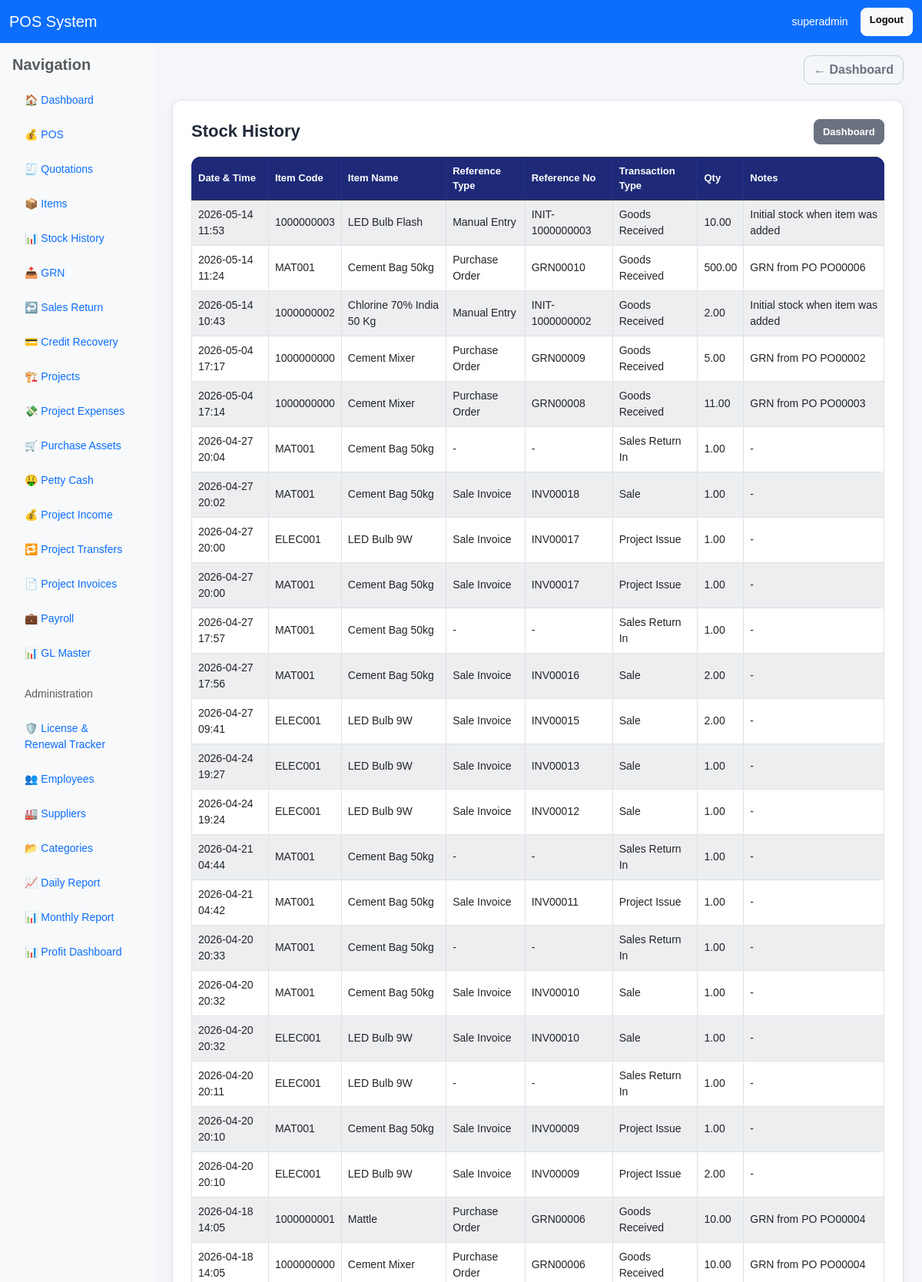
Screenshot of /stock-history/ (signed in, upper part) with the database file from the repository.
### pos/models.py (models this page shows, shortened)
class StockTransaction(models.Model):
    TRANSACTION_TYPES = [
        ("sale", "Sale"),
        ("return_in", "Sales Return In"),
        ("project_issue", "Project Issue"),
        ("grn", "Goods Received"),
        ("adjustment_in", "Adjustment In"),
        ("adjustment_out", "Adjustment Out"),
    ]
    REFERENCE_TYPES = [
        ("sale", "Sale Invoice"),
        ("return", "Sales Return"),
        ("po", "Purchase Order"),
        ("manual", "Manual Entry"),
        ("project", "Project Issue"),
    ]
    item = models.ForeignKey(
        "Item",
        on_delete=models.CASCADE,
        related_name="stock_transactions"
    )
    transaction_type = models.CharField(max_length=30, choices=TRANSACTION_TYPES)
    qty = models.DecimalField(max_digits=12, decimal_places=2, default=0)
    reference_type = models.CharField(max_length=20, choices=REFERENCE_TYPES, blank=True, null=True)
    reference_no = models.CharField(max_length=50, blank=True, null=True)
    notes = models.TextField(blank=True, null=True)
    created_by = models.ForeignKey(
        User,
        on_delete=models.SET_NULL,
        null=True,
        blank=True,
        related_name="stock_transactions"
    )
    created_at = models.DateTimeField(auto_now_add=True)
    class Meta:
        ordering = ["created_at", "id"]

class Item(models.Model):
    ITEM_TYPE_CHOICES = [
        ("retail", "Retail"),
        ("project", "Project"),
        ("service", "Service"),
    ]
    item_code = models.CharField(max_length=50, unique=True)
    name = models.CharField(max_length=255)
    category = models.ForeignKey(
        "Category",
        on_delete=models.SET_NULL,
        null=True,
        blank=True
    )
    supplier = models.ForeignKey(
        "Supplier",
        on_delete=models.SET_NULL,
        null=True,
        blank=True
    )
    unit = models.CharField(max_length=30, default="pcs")
    cost_price = models.DecimalField(max_digits=12, decimal_places=2, default=0)
    selling_price = models.DecimalField(max_digits=12, decimal_places=2, default=0)
    stock = models.DecimalField(max_digits=12, decimal_places=2, default=0)
    purchase_date = models.DateField(blank=True, null=True)
    item_type = models.CharField(max_length=20, choices=ITEM_TYPE_CHOICES, default="retail")
    is_service = models.BooleanField(default=False)
    allow_discount = models.BooleanField(default=True)
    max_discount_value = models.DecimalField(max_digits=12, decimal_places=2, default=0)
    reorder_level = models.DecimalField(max_digits=12, decimal_places=2, default=0)
    warranty_days = models.PositiveIntegerField(default=0)
    retail_gl_account = models.ForeignKey(
        "GLMaster",
        on_delete=models.SET_NULL,
        null=True,
        blank=True,
        related_name="retail_items"
    )
    cost_gl_account = models.ForeignKey(
        "GLMaster",
        on_delete=models.SET_NULL,
        null=True,
        blank=True,
        related_name="cost_items"
    )
    is_active = models.BooleanField(default=True)
    updated_by = models.ForeignKey(
        User,
        on_delete=models.SET_NULL,
        null=True,
        blank=True,
        related_name="updated_items"
    )
    created_at = models.DateTimeField(auto_now_add=True)
    class Meta:
        ordering = ["name"]

### pos/views.py (the view, shortened to what this page needs)
# urls.py: path('stock-history/', views.stock_history, name='stock_history'),
@user_passes_test(can_manage_items)
def stock_history(request):
    item_id = request.GET.get("item_id")
    rows = StockTransaction.objects.select_related("item").order_by("-created_at")
    return render(request, "pos/stock_history.html", {"rows": rows})

### pos/views.py (called while the page is built)
def is_owner(user):
    return user.is_superuser or user.groups.filter(name__iexact="Owner").exists()

def can_manage_items(user):
    return is_owner(user) or is_manager(user) or is_clerk(user)

### pos/templates/pos/stock_history.html (shortened to what this page needs)
{% extends "base.html" %}
{% block content %}
<div class="card p-3 p-md-4">
    <div class="app-card-header">
        <h4 class="app-page-title">Stock History</h4>
        <div>
            <a href="{% url 'dashboard' %}" class="btn btn-secondary btn-sm">Dashboard</a>
        </div>
    </div>
    <div class="table-responsive">
        <table class="table table-bordered table-striped bg-white align-middle">
            <thead class="table-dark">
                <tr>
                    <th>Date & Time</th>
                    <th>Item Code</th>
                    <th>Item Name</th>
                    <th>Reference Type</th>
                    <th>Reference No</th>
                    <th>Transaction Type</th>
                    <th>Qty</th>
                    <th>Notes</th>
                </tr>
            </thead>
            <tbody>
                {% for row in rows %}
                <tr>
                    <td>{{ row.created_at|date:"Y-m-d H:i" }}</td>
                    <td>{{ row.item.item_code }}</td>
                    <td>{{ row.item.name }}</td>
                    <td>{{ row.get_reference_type_display|default:"-" }}</td>
                    <td>{{ row.reference_no|default:"-" }}</td>
                    <td>{{ row.get_transaction_type_display }}</td>
                    <td>{{ row.qty }}</td>
                    <td>{{ row.notes|default:"-" }}</td>
                </tr>
                {% empty %}
                <tr>
                    <td colspan="8" class="text-center">No stock history found</td>
                </tr>
                {% endfor %}
            </tbody>
        </table>
    </div>
</div>
{% endblock %}

### pos/templates/includes/navbar.html
<nav class="navbar navbar-expand-lg navbar-dark bg-primary">
    <div class="container-fluid">
        <a class="navbar-brand" href="{% url 'dashboard' %}">POS System</a>
        <div class="d-flex ms-auto">
            {% if request.user.is_authenticated %}
                <span class="navbar-text text-white me-3">
                    {{ request.user.username }}
                </span>
                <a href="{% url 'logout' %}" class="btn btn-light btn-sm">Logout</a>
            {% endif %}
        </div>
    </div>
</nav>

### static/css/app.css (style rules this page uses)
:root { --app-bg: #f4f6f9; --card-bg: #ffffff; --border-color: #dfe3ea; --text-main: #1f2937; --text-muted: #6b7280; --brand: #1e2a78; --brand-dark: #182260; --brand-soft: #eef2ff; --success-soft: #eaf7ee; --danger-soft: #fdecec; --warning-soft: #fff7e6; --shadow-soft: 0 2px 10px rgba(15, 23, 42, 0.06); --shadow-medium: 0 6px 18px rgba(15, 23, 42, 0.08); --radius: 12px; --pi-dark: #16384b; --pi-dark-2: #20495e; --pi-teal: #1fb6be; --pi-teal-2: #28c7cd; --pi-soft: #eef8f8; --pi-border: #cfe5e7; }
html, body { margin: 0; padding: 0; }
body.app-body { background: var(--app-bg); color: var(--text-main); font-size: 14px; font-family: Arial, sans-serif; }
.container, .container-fluid { width: 100%; }
.app-card, .card { border: 1px solid var(--border-color); border-radius: var(--radius); box-shadow: var(--shadow-soft); background: var(--card-bg); }
.app-card-header { display: flex; justify-content: space-between; align-items: center; gap: 12px; margin-bottom: 16px; flex-wrap: wrap; }
.app-page-title, h4, h5 { color: var(--text-main); font-weight: 700; margin: 0; }
.app-page-title { font-size: 22px; }
.btn { border-radius: 10px; font-weight: 600; transition: all 0.18s ease; }
.btn-sm { border-radius: 8px; font-size: 13px; padding: 0.35rem 0.7rem; }
.btn-secondary { background: #6b7280; border-color: #6b7280; color: #fff; }
.table { margin-bottom: 0; }
.table-responsive { border-radius: 12px; }
.table thead th, .table-dark th { background: var(--brand) !important; color: #fff !important; border-color: #22318b !important; font-size: 13px; font-weight: 700; vertical-align: middle; }
.table td, .table th { vertical-align: middle; }
.table-striped > tbody > tr:nth-of-type(odd) > * { background-color: #fafbfd; }

### rows the page displays
StockTransaction: created_at "2026-05-14 11:53", item.item_code "1000000003", item.name "LED Bulb Flash", reference_type "Manual Entry", reference_no "INIT-1000000003", transaction_type "Goods Received", qty "10.00", notes "Initial stock when item was added"
StockTransaction: created_at "2026-05-14 11:24", item.item_code "MAT001", item.name "Cement Bag 50kg", reference_type "Purchase Order", reference_no "GRN00010", transaction_type "Goods Received", qty "500.00", notes "GRN from PO PO00006"
StockTransaction: created_at "2026-05-14 10:43", item.item_code "1000000002", item.name "Chlorine 70% India 50 Kg", reference_type "Manual Entry", reference_no "INIT-1000000002", transaction_type "Goods Received", qty "2.00", notes "Initial stock when item was added"
StockTransaction: created_at "2026-05-04 17:17", item.item_code "1000000000", item.name "Cement Mixer", reference_type "Purchase Order", reference_no "GRN00009", transaction_type "Goods Received", qty "5.00", notes "GRN from PO PO00002"
StockTransaction: created_at "2026-05-04 17:14", item.item_code "1000000000", item.name "Cement Mixer", reference_type "Purchase Order", reference_no "GRN00008", transaction_type "Goods Received", qty "11.00", notes "GRN from PO PO00003"
StockTransaction: created_at "2026-04-27 20:04", item.item_code "MAT001", item.name "Cement Bag 50kg", reference_type "-", reference_no "-", transaction_type "Sales Return In", qty "1.00", notes "-"
StockTransaction: created_at "2026-04-27 20:02", item.item_code "MAT001", item.name "Cement Bag 50kg", reference_type "Sale Invoice", reference_no "INV00018", transaction_type "Sale", qty "1.00", notes "-"
StockTransaction: created_at "2026-04-27 20:00", item.item_code "ELEC001", item.name "LED Bulb 9W", reference_type "Sale Invoice", reference_no "INV00017", transaction_type "Project Issue", qty "1.00", notes "-"
StockTransaction: created_at "2026-04-27 20:00", item.item_code "MAT001", item.name "Cement Bag 50kg", reference_type "Sale Invoice", reference_no "INV00017", transaction_type "Project Issue", qty "1.00", notes "-"
StockTransaction: created_at "2026-04-27 17:57", item.item_code "MAT001", item.name "Cement Bag 50kg", reference_type "-", reference_no "-", transaction_type "Sales Return In", qty "1.00", notes "-"
StockTransaction: created_at "2026-04-27 17:56", item.item_code "MAT001", item.name "Cement Bag 50kg", reference_type "Sale Invoice", reference_no "INV00016", transaction_type "Sale", qty "2.00", notes "-"
StockTransaction: created_at "2026-04-27 09:41", item.item_code "ELEC001", item.name "LED Bulb 9W", reference_type "Sale Invoice", reference_no "INV00015", transaction_type "Sale", qty "2.00", notes "-"
StockTransaction: created_at "2026-04-24 19:27", item.item_code "ELEC001", item.name "LED Bulb 9W", reference_type "Sale Invoice", reference_no "INV00013", transaction_type "Sale", qty "1.00", notes "-"
StockTransaction: created_at "2026-04-24 19:24", item.item_code "ELEC001", item.name "LED Bulb 9W", reference_type "Sale Invoice", reference_no "INV00012", transaction_type "Sale", qty "1.00", notes "-"
StockTransaction: created_at "2026-04-21 04:44", item.item_code "MAT001", item.name "Cement Bag 50kg", reference_type "-", reference_no "-", transaction_type "Sales Return In", qty "1.00", notes "-"
StockTransaction: created_at "2026-04-21 04:42", item.item_code "MAT001", item.name "Cement Bag 50kg", reference_type "Sale Invoice", reference_no "INV00011", transaction_type "Project Issue", qty "1.00", notes "-"
StockTransaction: created_at "2026-04-20 20:33", item.item_code "MAT001", item.name "Cement Bag 50kg", reference_type "-", reference_no "-", transaction_type "Sales Return In", qty "1.00", notes "-"
StockTransaction: created_at "2026-04-20 20:32", item.item_code "MAT001", item.name "Cement Bag 50kg", reference_type "Sale Invoice", reference_no "INV00010", transaction_type "Sale", qty "1.00", notes "-"
StockTransaction: created_at "2026-04-20 20:32", item.item_code "ELEC001", item.name "LED Bulb 9W", reference_type "Sale Invoice", reference_no "INV00010", transaction_type "Sale", qty "1.00", notes "-"
StockTransaction: created_at "2026-04-20 20:11", item.item_code "ELEC001", item.name "LED Bulb 9W", reference_type "-", reference_no "-", transaction_type "Sales Return In", qty "1.00", notes "-"
StockTransaction: created_at "2026-04-20 20:10", item.item_code "MAT001", item.name "Cement Bag 50kg", reference_type "Sale Invoice", reference_no "INV00009", transaction_type "Project Issue", qty "1.00", notes "-"
StockTransaction: created_at "2026-04-20 20:10", item.item_code "ELEC001", item.name "LED Bulb 9W", reference_type "Sale Invoice", reference_no "INV00009", transaction_type "Project Issue", qty "2.00", notes "-"
StockTransaction: created_at "2026-04-18 14:05", item.item_code "1000000001", item.name "Mattle", reference_type "Purchase Order", reference_no "GRN00006", transaction_type "Goods Received", qty "10.00", notes "GRN from PO PO00004"
StockTransaction: created_at "2026-04-18 14:05", item.item_code "1000000000", item.name "Cement Mixer", reference_type "Purchase Order", reference_no "GRN00006", transaction_type "Goods Received", qty "10.00", notes "GRN from PO PO00004"

### other values shown
{{ request.user.username }} "superadmin"
